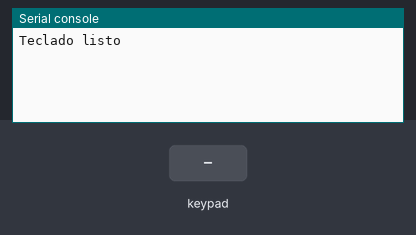
Simulated run of this program. Board: ESP32 board running MicroPython. Parts: the last lines printed to the serial console. Inputs (shaded band) come from the test bench.

Above: at 1.2 s.
1.3 s: key '1' pressed
At 1.8 s:
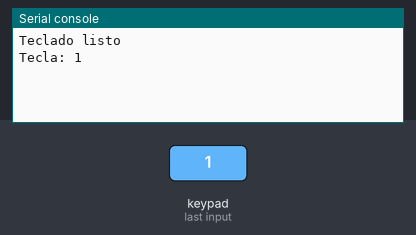
2.9 s: keypad keys 1 2 # pressed 0.4 s apart
At 5.2 s:
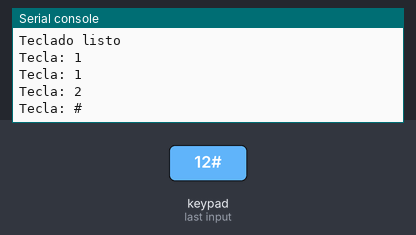
5.6 s: key 'A' pressed
At 6.2 s:
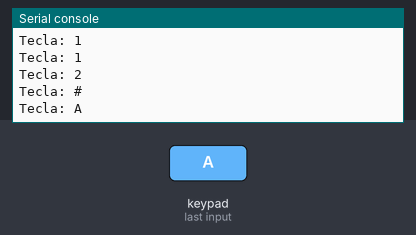
7.2 s: keypad keys 1 2 * pressed 0.4 s apart
At 8.5 s:
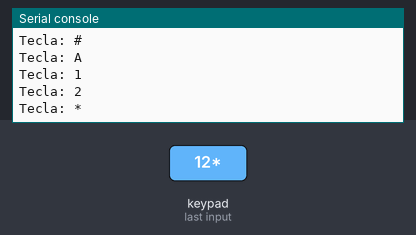
9.9 s: key 'B' pressed
At 10.6 s:
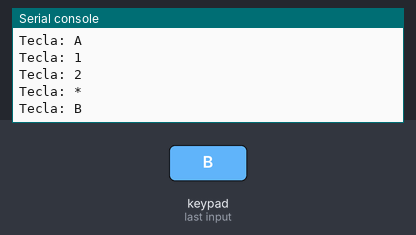
11.5 s: keypad keys 1 2 D pressed 0.4 s apart
At 12.9 s:
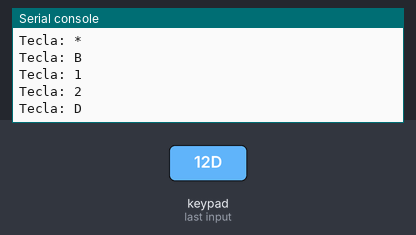

The program:

prueba_teclado.py
```python
from machine import Pin
from time import sleep

filas = [
    Pin(35, Pin.OUT),
    Pin(36, Pin.OUT),
    Pin(37, Pin.OUT),
    Pin(38, Pin.OUT)
]

columnas = [
    Pin(40, Pin.IN, Pin.PULL_UP),  # C1
    Pin(39, Pin.IN, Pin.PULL_UP),  # C2
    Pin(41, Pin.IN, Pin.PULL_UP),  # C3
    Pin(42, Pin.IN, Pin.PULL_UP)   # C4
]

teclas = [
    ["1", "2", "3", "A"],
    ["4", "5", "6", "B"],
    ["7", "8", "9", "C"],
    ["*", "0", "#", "D"]
]

for fila in filas:
    fila.value(1)


def leer_teclado():

    for i in range(4):

        # apagar todas las filas
        for fila in filas:
            fila.value(1)

        # activar una fila
        filas[i].value(0)

        for j in range(4):

            if columnas[j].value() == 0:

                tecla = teclas[i][j]

                while columnas[j].value() == 0:
                    sleep(0.02)

                return tecla

    return None


print("Teclado listo")

while True:

    tecla = leer_teclado()

    if tecla is not None:
        print("Tecla:", tecla)

    sleep(0.02)
```

Measured:
- after the input at 1.3 s, the serial console: prints a new line after 0.16 s (image 1)
- after the input at 2.9 s, the serial console: prints a new line after 0.56 s (image 2)
- after the input at 5.6 s, the serial console: prints a new line after 0.15 s (image 3)
- after the input at 7.2 s, the serial console: prints a new line after 0.15 s (image 4)
- after the input at 9.9 s, the serial console: prints a new line after 0.15 s (image 5)
- after the input at 11.5 s, the serial console: prints a new line after 0.15 s (image 6)
